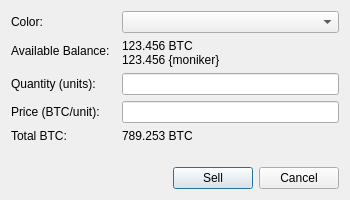
<?xml version="1.0" encoding="UTF-8"?>
<ui version="4.0">
 <class>Dialog</class>
 <widget class="QDialog" name="Dialog">
  <property name="geometry">
   <rect>
    <x>0</x>
    <y>0</y>
    <width>350</width>
    <height>200</height>
   </rect>
  </property>
  <property name="sizePolicy">
   <sizepolicy hsizetype="Preferred" vsizetype="Minimum">
    <horstretch>0</horstretch>
    <verstretch>0</verstretch>
   </sizepolicy>
  </property>
  <property name="windowTitle">
   <string>Create offer</string>
  </property>
  <property name="modal">
   <bool>true</bool>
  </property>
  <layout class="QVBoxLayout" name="verticalLayout" stretch="1,0">
   <item>
    <layout class="QFormLayout" name="formLayout">
     <property name="fieldGrowthPolicy">
      <enum>QFormLayout::AllNonFixedFieldsGrow</enum>
     </property>
     <property name="rowWrapPolicy">
      <enum>QFormLayout::DontWrapRows</enum>
     </property>
     <property name="horizontalSpacing">
      <number>12</number>
     </property>
     <item row="0" column="0">
      <widget class="QLabel" name="label">
       <property name="text">
        <string>Color:</string>
       </property>
      </widget>
     </item>
     <item row="0" column="1">
      <widget class="QComboBox" name="cbMoniker">
       <property name="sizePolicy">
        <sizepolicy hsizetype="Minimum" vsizetype="Fixed">
         <horstretch>0</horstretch>
         <verstretch>0</verstretch>
        </sizepolicy>
       </property>
      </widget>
     </item>
     <item row="1" column="0">
      <widget class="QLabel" name="label_2">
       <property name="text">
        <string>Available Balance:</string>
       </property>
      </widget>
     </item>
     <item row="1" column="1">
      <layout class="QVBoxLayout" name="verticalLayout_2">
       <item>
        <widget class="QLabel" name="lblAvailableBTC">
         <property name="cursor">
          <cursorShape>IBeamCursor</cursorShape>
         </property>
         <property name="text">
          <string>123.456 BTC</string>
         </property>
         <property name="textInteractionFlags">
          <set>Qt::LinksAccessibleByMouse|Qt::TextSelectableByKeyboard|Qt::TextSelectableByMouse</set>
         </property>
        </widget>
       </item>
       <item>
        <widget class="QLabel" name="lblAvailableMoniker">
         <property name="cursor">
          <cursorShape>IBeamCursor</cursorShape>
         </property>
         <property name="text">
          <string>123.456 {moniker}</string>
         </property>
         <property name="textInteractionFlags">
          <set>Qt::LinksAccessibleByMouse|Qt::TextSelectableByKeyboard|Qt::TextSelectableByMouse</set>
         </property>
        </widget>
       </item>
      </layout>
     </item>
     <item row="2" column="0">
      <widget class="QLabel" name="label_5">
       <property name="text">
        <string>Quantity (units):</string>
       </property>
      </widget>
     </item>
     <item row="3" column="0">
      <widget class="QLabel" name="label_6">
       <property name="text">
        <string>Price (BTC/unit):</string>
       </property>
      </widget>
     </item>
     <item row="4" column="0">
      <widget class="QLabel" name="label_7">
       <property name="text">
        <string>Total BTC:</string>
       </property>
      </widget>
     </item>
     <item row="4" column="1">
      <widget class="QLabel" name="lblTotal">
       <property name="cursor">
        <cursorShape>IBeamCursor</cursorShape>
       </property>
       <property name="text">
        <string>789.253 BTC</string>
       </property>
       <property name="textInteractionFlags">
        <set>Qt::LinksAccessibleByMouse|Qt::TextSelectableByKeyboard|Qt::TextSelectableByMouse</set>
       </property>
      </widget>
     </item>
     <item row="2" column="1">
      <widget class="QLineEdit" name="edtUnits"/>
     </item>
     <item row="3" column="1">
      <widget class="QLineEdit" name="edtPrice"/>
     </item>
    </layout>
   </item>
   <item>
    <layout class="QHBoxLayout" name="horizontalLayout_2">
     <item>
      <spacer name="horizontalSpacer_2">
       <property name="orientation">
        <enum>Qt::Horizontal</enum>
       </property>
       <property name="sizeHint" stdset="0">
        <size>
         <width>40</width>
         <height>20</height>
        </size>
       </property>
      </spacer>
     </item>
     <item>
      <widget class="QPushButton" name="btnCreate">
       <property name="text">
        <string>Sell</string>
       </property>
      </widget>
     </item>
     <item>
      <widget class="QPushButton" name="btnCancel">
       <property name="text">
        <string>Cancel</string>
       </property>
      </widget>
     </item>
    </layout>
   </item>
  </layout>
 </widget>
 <resources/>
 <connections/>
</ui>
